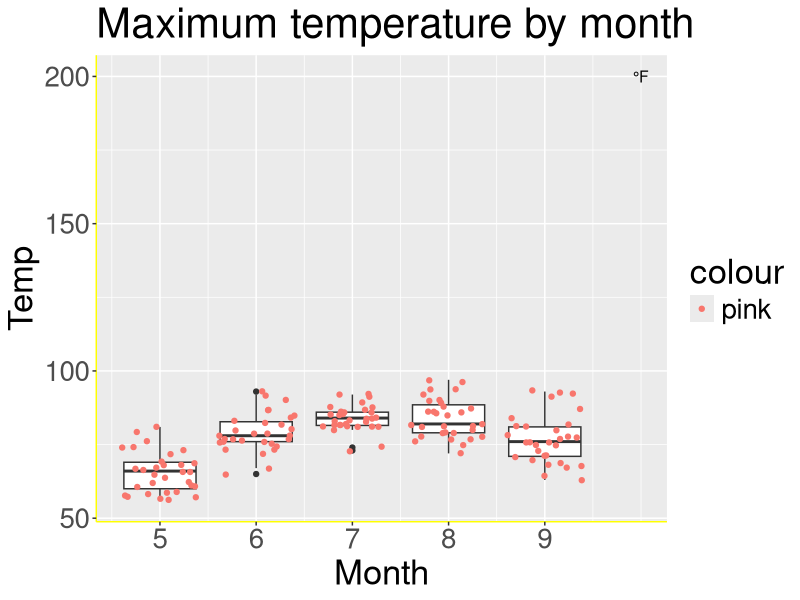
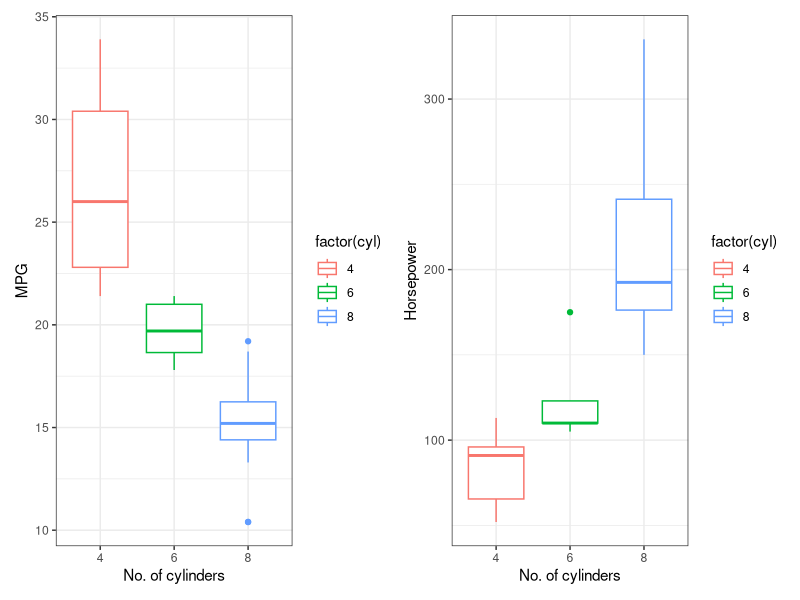

The R script that drew these images, in order:
## ---- chunk 1
knitr::opts_chunk$set(echo = TRUE)
## ---- chunk 2
library("tidyverse")
install.packages("patchwork")
install.packages("gridExtra")
library(patchwork)
library(gridExtra)
## ---- chunk 3
ggplot(airquality, aes(`Month`, `Temp`, group = `Month`)) +
    geom_boxplot() +
    geom_jitter(aes(color = "pink")) +
    labs(
         title="Maximum temperature by month") +
    scale_x_continuous(breaks = c(5, 6, 7, 8, 9), 
                       labels = c("5", "6", "7", "8", "9")) +
    annotate("text", x = 10, y = 200, label="°F", size = 4) +
    theme(axis.line = element_line(colour = "yellow"),
          text = element_text(size=25)
          )
## ---- chunk 4
p_mpg <- ggplot(mtcars, aes(factor(cyl), mpg, color = factor(cyl))) + 
    geom_boxplot() + theme_bw() + xlab("No. of cylinders") + ylab("MPG")

p_hp <- ggplot(mtcars, aes(factor(cyl), hp, color = factor(cyl))) + 
    geom_boxplot() + theme_bw() + xlab("No. of cylinders") + ylab("Horsepower")

p_mpg + p_hp # you could divide them to put them on top of each other, etc
